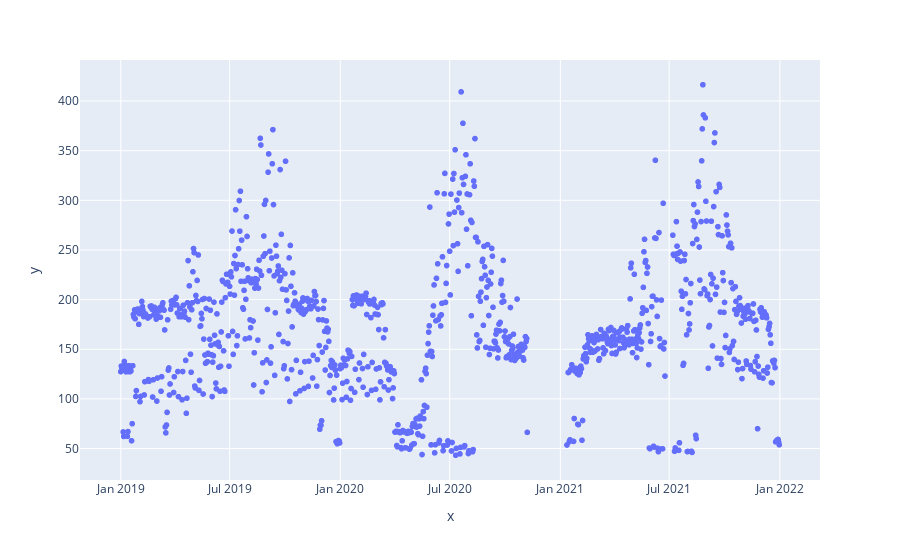

Notebook code cell kept with this figure:
### Code cell
px.scatter(x=LHData['Date'],y=LHData['VALUE'])

### Figure 1 — Plotly figure (JSON) as saved in the notebook; plotly's stock layout.template omitted (floating-point values rounded to 4 significant figures; data arrays with more than 128 entries replaced by an {"elided": "..."} marker saying what was removed)
{"data": [{"hovertemplate": "x=%{x}<br>y=%{y}<extra></extra>", "legendgroup": "", "marker": {"color": "#636efa", "symbol": "circle"}, "mode": "markers", "name": "", "showlegend": false, "x": {"elided": "1018 str values"}, "xaxis": "x", "y": {"elided": "1018 float values"}, "yaxis": "y", "type": "scattergl"}], "layout": {"xaxis": {"anchor": "y", "domain": [0.0, 1.0], "title": {"text": "x"}}, "yaxis": {"anchor": "x", "domain": [0.0, 1.0], "title": {"text": "y"}}, "legend": {"tracegroupgap": 0}, "margin": {"t": 60}}}
